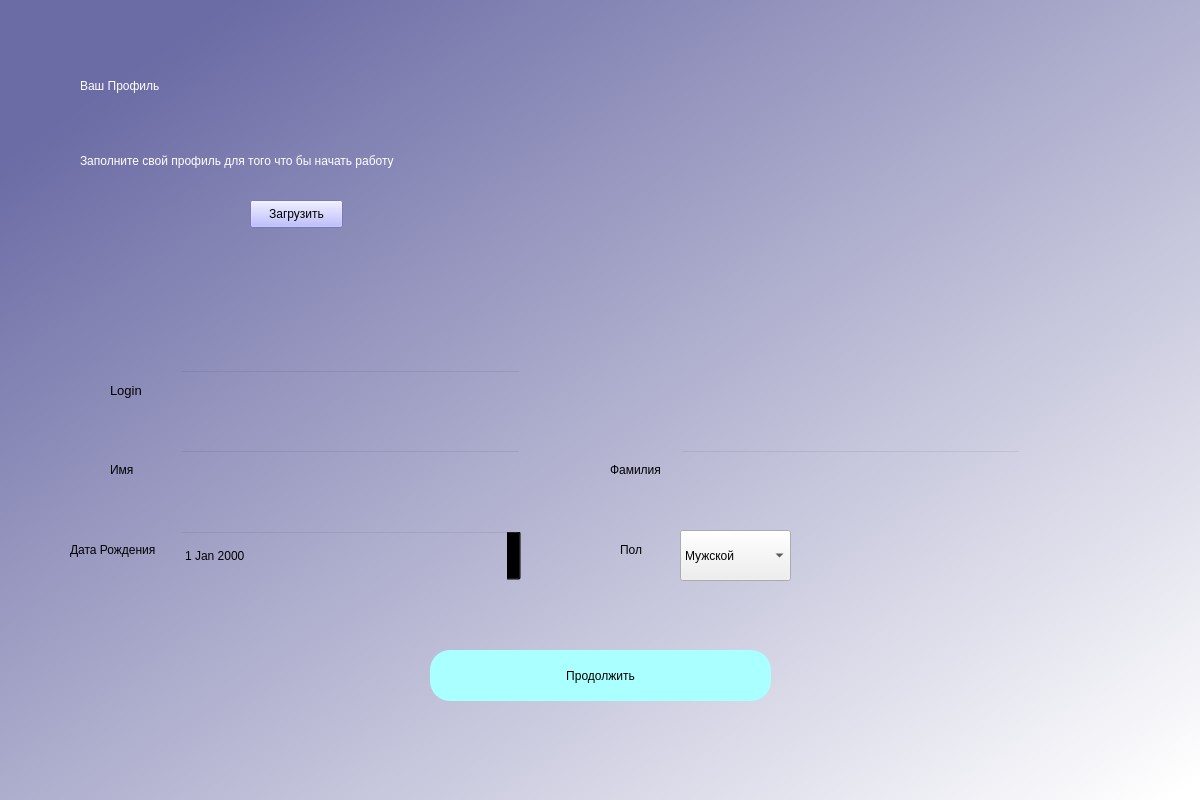
<?xml version="1.0" encoding="UTF-8"?>
<ui version="4.0">
 <class>Dialog</class>
 <widget class="QDialog" name="Dialog">
  <property name="geometry">
   <rect>
    <x>0</x>
    <y>0</y>
    <width>1200</width>
    <height>800</height>
   </rect>
  </property>
  <property name="windowTitle">
   <string>Dialog</string>
  </property>
  <widget class="QWidget" name="bgwidget" native="true">
   <property name="geometry">
    <rect>
     <x>0</x>
     <y>0</y>
     <width>1201</width>
     <height>801</height>
    </rect>
   </property>
   <property name="styleSheet">
    <string notr="true">QWidget#bgwidget{
background-color:qlineargradient(spread:pad, x1:0.091, y1:0.101636, x2:0.991379, y2:0.977, stop:0 rgba(107,107,165, 255), stop:1 rgba(255, 255, 255, 255));}</string>
   </property>
   <widget class="QLabel" name="label">
    <property name="geometry">
     <rect>
      <x>80</x>
      <y>50</y>
      <width>471</width>
      <height>71</height>
     </rect>
    </property>
    <property name="styleSheet">
     <string notr="true">font: 36pt &quot;MS Shell Dlg 2&quot;; color:rgb(255, 255, 255)</string>
    </property>
    <property name="text">
     <string>Ваш Профиль</string>
    </property>
   </widget>
   <widget class="QLabel" name="label_2">
    <property name="geometry">
     <rect>
      <x>80</x>
      <y>140</y>
      <width>761</width>
      <height>41</height>
     </rect>
    </property>
    <property name="styleSheet">
     <string notr="true">font: 16pt &quot;MS Shell Dlg 2&quot;;color:rgb(255, 255, 255)</string>
    </property>
    <property name="text">
     <string>Заполните свой профиль для того что бы начать работу</string>
    </property>
   </widget>
   <widget class="QPushButton" name="signup">
    <property name="geometry">
     <rect>
      <x>430</x>
      <y>650</y>
      <width>341</width>
      <height>51</height>
     </rect>
    </property>
    <property name="styleSheet">
     <string notr="true">border-radius:20px;
background-color: rgb(170, 255, 255);
font: 14pt &quot;MS Shell Dlg 2&quot;;</string>
    </property>
    <property name="text">
     <string>Продолжить</string>
    </property>
   </widget>
   <widget class="QLineEdit" name="username">
    <property name="geometry">
     <rect>
      <x>180</x>
      <y>370</y>
      <width>341</width>
      <height>51</height>
     </rect>
    </property>
    <property name="styleSheet">
     <string notr="true">background-color:rgba(0,0,0,0);
font: 12pt &quot;MS Shell Dlg 2&quot;;</string>
    </property>
   </widget>
   <widget class="QLineEdit" name="firstname">
    <property name="geometry">
     <rect>
      <x>180</x>
      <y>450</y>
      <width>341</width>
      <height>51</height>
     </rect>
    </property>
    <property name="styleSheet">
     <string notr="true">background-color:rgba(0,0,0,0);
font: 12pt &quot;MS Shell Dlg 2&quot;;</string>
    </property>
   </widget>
   <widget class="QLabel" name="label_3">
    <property name="geometry">
     <rect>
      <x>110</x>
      <y>380</y>
      <width>111</width>
      <height>20</height>
     </rect>
    </property>
    <property name="font">
     <font>
      <family>MS Shell Dlg 2</family>
      <pointsize>10</pointsize>
      <weight>50</weight>
      <italic>false</italic>
      <bold>false</bold>
     </font>
    </property>
    <property name="styleSheet">
     <string notr="true">font: 10pt &quot;MS Shell Dlg 2&quot;;</string>
    </property>
    <property name="text">
     <string>Login</string>
    </property>
   </widget>
   <widget class="QLabel" name="label_4">
    <property name="geometry">
     <rect>
      <x>110</x>
      <y>460</y>
      <width>81</width>
      <height>20</height>
     </rect>
    </property>
    <property name="styleSheet">
     <string notr="true">font: 10pt &quot;MS Shell Dlg 2&quot;;</string>
    </property>
    <property name="text">
     <string>Имя</string>
    </property>
   </widget>
   <widget class="QLabel" name="error">
    <property name="geometry">
     <rect>
      <x>440</x>
      <y>456</y>
      <width>341</width>
      <height>20</height>
     </rect>
    </property>
    <property name="styleSheet">
     <string notr="true">font: 12pt &quot;MS Shell Dlg 2&quot;; color:red;</string>
    </property>
    <property name="text">
     <string/>
    </property>
   </widget>
   <widget class="QLabel" name="label_5">
    <property name="geometry">
     <rect>
      <x>610</x>
      <y>460</y>
      <width>81</width>
      <height>20</height>
     </rect>
    </property>
    <property name="styleSheet">
     <string notr="true">font: 10pt &quot;MS Shell Dlg 2&quot;;</string>
    </property>
    <property name="text">
     <string>Фамилия</string>
    </property>
   </widget>
   <widget class="QLineEdit" name="lastname">
    <property name="geometry">
     <rect>
      <x>680</x>
      <y>450</y>
      <width>341</width>
      <height>51</height>
     </rect>
    </property>
    <property name="styleSheet">
     <string notr="true">background-color:rgba(0,0,0,0);
font: 12pt &quot;MS Shell Dlg 2&quot;;</string>
    </property>
   </widget>
   <widget class="QDateEdit" name="birthday">
    <property name="geometry">
     <rect>
      <x>180</x>
      <y>530</y>
      <width>341</width>
      <height>51</height>
     </rect>
    </property>
    <property name="styleSheet">
     <string notr="true">background-color:rgba(0,0,0,0);
font: 12pt &quot;MS Shell Dlg 2&quot;;</string>
    </property>
   </widget>
   <widget class="QLabel" name="label_6">
    <property name="geometry">
     <rect>
      <x>70</x>
      <y>540</y>
      <width>101</width>
      <height>20</height>
     </rect>
    </property>
    <property name="styleSheet">
     <string notr="true">font: 10pt &quot;MS Shell Dlg 2&quot;;</string>
    </property>
    <property name="text">
     <string>Дата Рождения</string>
    </property>
   </widget>
   <widget class="QLabel" name="image">
    <property name="geometry">
     <rect>
      <x>80</x>
      <y>190</y>
      <width>151</width>
      <height>141</height>
     </rect>
    </property>
    <property name="styleSheet">
     <string notr="true">border-radius:50%;</string>
    </property>
    <property name="text">
     <string/>
    </property>
    <property name="scaledContents">
     <bool>true</bool>
    </property>
   </widget>
   <widget class="QPushButton" name="pushButton">
    <property name="geometry">
     <rect>
      <x>250</x>
      <y>200</y>
      <width>93</width>
      <height>28</height>
     </rect>
    </property>
    <property name="styleSheet">
     <string notr="true">border-color: rgb(85, 0, 255);
background-color: rgb(170, 170, 255);</string>
    </property>
    <property name="text">
     <string>Загрузить</string>
    </property>
   </widget>
   <widget class="QComboBox" name="comboBox">
    <property name="geometry">
     <rect>
      <x>680</x>
      <y>530</y>
      <width>111</width>
      <height>51</height>
     </rect>
    </property>
    <property name="styleSheet">
     <string notr="true">border-color: rgb(0, 0, 127);
font: 12pt &quot;MS Shell Dlg 2&quot;;</string>
    </property>
    <item>
     <property name="text">
      <string>Мужской</string>
     </property>
    </item>
    <item>
     <property name="text">
      <string>Женский</string>
     </property>
    </item>
   </widget>
   <widget class="QLabel" name="label_8">
    <property name="geometry">
     <rect>
      <x>620</x>
      <y>540</y>
      <width>81</width>
      <height>20</height>
     </rect>
    </property>
    <property name="styleSheet">
     <string notr="true">font: 10pt &quot;MS Shell Dlg 2&quot;;</string>
    </property>
    <property name="text">
     <string>Пол</string>
    </property>
   </widget>
  </widget>
 </widget>
 <resources>
  <include location="placeholder.qrc"/>
 </resources>
 <connections/>
</ui>
